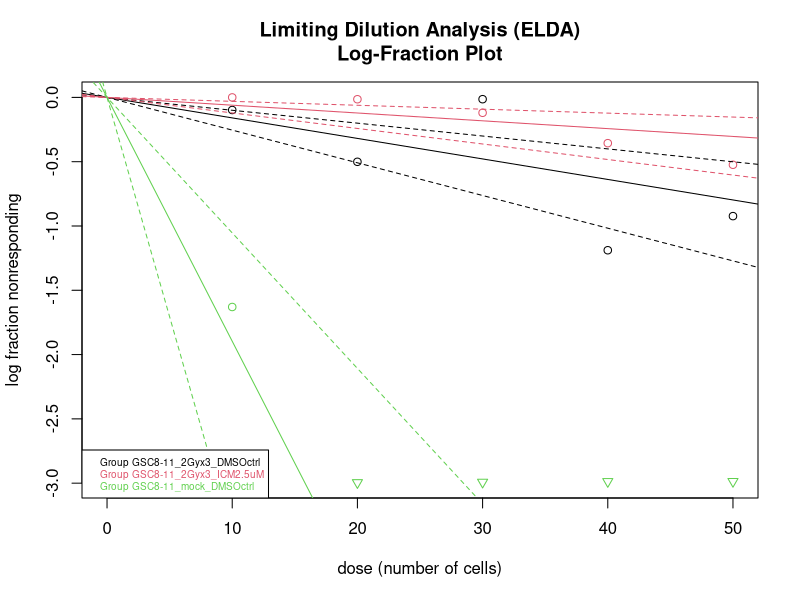

Recreate this plot in R.
library(statmod)

# =============================================================================
# EXTREME LIMITING DILUTION ANALYSIS (ELDA) - COMPLETE WORKFLOW
# =============================================================================
# This script performs a comprehensive ELDA analysis including:
# - Stem cell frequency estimation with confidence intervals
# - Statistical comparison between treatment groups
# - Model validation tests (goodness of fit)
# - Pairwise group comparisons
# - Visualization of results
# =============================================================================

cat("\n")
cat("===============================================================================\n")
cat("           EXTREME LIMITING DILUTION ANALYSIS (ELDA) - START\n")
cat("===============================================================================\n\n")

# -----------------------------------------------------------------------------
# STEP 1: DATA ENTRY
# -----------------------------------------------------------------------------
# Purpose: Create a dataframe containing your experimental data
# Required columns:
#   - cells: number of cells plated per well
#   - positive: number of wells that showed colony growth
#   - tested: total number of wells tested at each dose
#   - group: treatment/condition name for each observation
# -----------------------------------------------------------------------------

cat("LOADING DATA\n")
cat("-----------------------------------------------------------------------------\n")

elda_data <- data.frame(
  cells = c(50, 40, 30, 20, 10, 50, 40, 30, 20, 10, 50, 40, 30, 20, 10),
  positive = c(10, 10, 10, 10, 8, 4, 3, 1, 0, 0, 6, 7, 0, 4, 1),
  tested = rep(10, 15),
  group = c(
    rep("GSC8-11_mock_DMSOctrl", 5),
    rep("GSC8-11_2Gyx3_ICM2.5uM", 5),
    rep("GSC8-11_2Gyx3_DMSOctrl", 5)
  )
)

# Convert group to factor for proper statistical analysis
elda_data$group <- factor(elda_data$group)

cat("Data loaded successfully!\n")
cat("  Number of observations:", nrow(elda_data), "\n")
cat("  Treatment groups:", nlevels(elda_data$group), "\n\n")

# -----------------------------------------------------------------------------
# RUN ELDA ANALYSIS
# -----------------------------------------------------------------------------
# Purpose: Calculate stem cell frequencies using maximum likelihood estimation
# Parameters:
#   - response: number of positive wells
#   - dose: number of cells plated
#   - tested: total wells tested
#   - group: treatment groups
#   - observed: FALSE uses bias-reduced estimates (more accurate)
# -----------------------------------------------------------------------------

cat("RUNNING ELDA ANALYSIS\n")
cat("-----------------------------------------------------------------------------\n")

elda_result <- elda(
  response = elda_data$positive,
  dose = elda_data$cells,
  tested = elda_data$tested,
  group = elda_data$group,
  observed = FALSE  # Use bias-reduced estimates
)

cat("ELDA analysis completed!\n\n")

# -----------------------------------------------------------------------------
# STEM CELL FREQUENCY ESTIMATES
# -----------------------------------------------------------------------------
# Purpose: Display the estimated stem cell frequencies with confidence intervals
# Interpretation: The "Estimate" tells you how many cells are needed to 
#                 contain one stem cell (lower = higher stem cell frequency)
# -----------------------------------------------------------------------------

cat("STEM CELL FREQUENCY ESTIMATES\n")
cat("-----------------------------------------------------------------------------\n")
cat("Interpretation: 'Estimate' = number of cells needed per stem cell\n")
cat("                Lower values indicate HIGHER stem cell content\n\n")

# Create formatted table
freq_table <- data.frame(
  Group = rownames(elda_result$CI),
  Estimate = round(elda_result$CI[, 2], 2),
  Lower_CI = round(elda_result$CI[, 3], 2),
  Upper_CI = round(elda_result$CI[, 1], 2)
)

print(freq_table, row.names = FALSE)
cat("\n\n")

# -----------------------------------------------------------------------------
# OVERALL GROUP COMPARISON
# -----------------------------------------------------------------------------
# Purpose: Test if there are statistically significant differences in stem 
#          cell frequency between ANY of the treatment groups
# Null Hypothesis: All groups have the same stem cell frequency
# -----------------------------------------------------------------------------

cat("OVERALL TEST FOR GROUP DIFFERENCES\n")
cat("-----------------------------------------------------------------------------\n")
cat("Tests: Are there significant differences between ANY groups?\n\n")

# Create formatted table for overall test
overall_table <- data.frame(
  Test = "Overall",
  Chisq = round(as.numeric(elda_result$test.difference[1]), 2),
  DF = as.numeric(elda_result$test.difference[3]),
  P_Value = formatC(as.numeric(elda_result$test.difference[2]), format = "e", digits = 2)
)

print(overall_table, row.names = FALSE)

# Interpretation
overall_p <- as.numeric(elda_result$test.difference[2])
cat("\nInterpretation: ")
if (overall_p < 0.001) {
  cat("*** HIGHLY SIGNIFICANT (p < 0.001) - Groups differ substantially\n\n\n")
} else if (overall_p < 0.05) {
  cat("** SIGNIFICANT (p < 0.05) - Groups show differences\n\n\n")
} else {
  cat("NOT SIGNIFICANT (p >= 0.05) - No evidence of group differences\n\n\n")
}

# -----------------------------------------------------------------------------
# GOODNESS OF FIT TESTS
# -----------------------------------------------------------------------------
# Purpose: Validate that the ELDA model assumptions are met and the fit is good
# Three tests:
#   1. Likelihood Ratio: Tests if groups have parallel slopes (single-hit model)
#   2. Goodness of Fit: Tests if the model fits the observed data adequately
#   3. Overdispersion: Tests for extra variability beyond binomial expectation
# -----------------------------------------------------------------------------

cat("MODEL VALIDATION - GOODNESS OF FIT TESTS\n")
cat("-----------------------------------------------------------------------------\n")
cat("These tests check if the ELDA model assumptions are valid\n\n")

# Prepare data for GLM analysis
# negative = number of wells WITHOUT colonies
negative <- elda_data$tested - elda_data$positive
y <- cbind(elda_data$positive, negative)

# Fit three nested models with increasing complexity:

# Model 1 (Full): Each group gets its own slope AND intercept
#         Formula: y ~ log(cells) * group  (expands to: log(cells) + group + log(cells):group)
#         Interpretation: Groups can have completely different dose-response curves
model_full <- glm(y ~ log(elda_data$cells) * elda_data$group, 
                  family = binomial(link = "cloglog"))

# Model 2 (Single-hit): All groups have SAME slope but different intercepts
#         Formula: y ~ log(cells) + group  (no interaction term)
#         Interpretation: Groups differ in frequency but follow same single-hit kinetics
#         This is the STANDARD ELDA assumption
model_single_hit <- glm(y ~ log(elda_data$cells) + elda_data$group, 
                        family = binomial(link = "cloglog"))

# Model 3 (Null): All groups are identical
#         Formula: y ~ log(cells)  (no group term at all)
#         Interpretation: No differences between groups
model_null <- glm(y ~ log(elda_data$cells), 
                  family = binomial(link = "cloglog"))

# Test 1: Likelihood Ratio Test
# Compares: Single-hit model vs Full model
# Question: Do we need different slopes, or are parallel slopes sufficient?
lr_test <- anova(model_single_hit, model_full, test = "Chisq")

# Test 2: Goodness of Fit (Deviance Test)
# Compares: Model predictions vs observed data
# Question: Does the single-hit model fit the data well?
deviance_test <- model_single_hit$deviance
df_resid <- model_single_hit$df.residual
p_gof <- pchisq(deviance_test, df_resid, lower.tail = FALSE)

# Test 3: Overdispersion Test (Pearson Chi-square)
# Compares: Observed variance vs expected binomial variance
# Question: Is there extra variability beyond what's expected?
fitted_probs <- fitted(model_single_hit)
pearson_resid <- (elda_data$positive - elda_data$tested * fitted_probs) / 
  sqrt(elda_data$tested * fitted_probs * (1 - fitted_probs))
pearson_chisq <- sum(pearson_resid^2)
p_pearson <- pchisq(pearson_chisq, df_resid, lower.tail = FALSE)

# Create formatted results table
gof_table <- data.frame(
  Test = c("Likelihood_Ratio", "Goodness_of_Fit", "Overdispersion"),
  Chisq = round(c(lr_test$Deviance[2], deviance_test, pearson_chisq), 2),
  DF = c(lr_test$Df[2], df_resid, df_resid),
  P_Value = formatC(c(lr_test$`Pr(>Chi)`[2], p_gof, p_pearson), 
                    format = "e", digits = 2)
)

print(gof_table, row.names = FALSE)

# Interpretation of each test
cat("\nInterpretations:\n")
cat("  Likelihood_Ratio: ", 
    ifelse(lr_test$`Pr(>Chi)`[2] > 0.05, 
           "PASS - Parallel slopes OK (single-hit model valid)", 
           "FAIL - Groups have different slopes"), "\n")
cat("  Goodness_of_Fit:  ", 
    ifelse(p_gof > 0.05, 
           "PASS - Model fits data well", 
           "FAIL - Poor model fit"), "\n")
cat("  Overdispersion:   ", 
    ifelse(p_pearson > 0.05, 
           "PASS - No extra variability detected", 
           "FAIL - Extra variability present"), "\n\n\n")

# -----------------------------------------------------------------------------
# PAIRWISE COMPARISONS
# -----------------------------------------------------------------------------
# Purpose: Compare each pair of groups directly to identify which specific
#          groups differ from each other
# Useful when overall test is significant to pinpoint differences
# -----------------------------------------------------------------------------

cat("PAIRWISE COMPARISONS BETWEEN GROUPS\n")
cat("-----------------------------------------------------------------------------\n")
cat("Direct comparison of each group pair\n\n")

# Get list of all groups
groups <- levels(elda_data$group)

# Initialize empty dataframe to store results
pairwise_results <- data.frame()

# Loop through all pairs of groups
for (i in 1:(length(groups) - 1)) {
  for (j in (i + 1):length(groups)) {
    
    # Extract data for just these two groups
    sub_data <- subset(elda_data, group %in% c(groups[i], groups[j]))
    
    # Run ELDA on this pair
    pw_result <- limdil(sub_data$positive, sub_data$cells, 
                        sub_data$tested, sub_data$group)
    
    # Store results in a row
    row <- data.frame(
      Group1 = groups[i],
      Group2 = groups[j],
      Chisq = round(as.numeric(pw_result$test.difference[1]), 2),
      DF = as.numeric(pw_result$test.difference[3]),
      P_Value = formatC(as.numeric(pw_result$test.difference[2]), 
                        format = "e", digits = 2)
    )
    
    # Add row to results table
    pairwise_results <- rbind(pairwise_results, row)
  }
}

# Display results
print(pairwise_results, row.names = FALSE)
cat("\n\n")

# -----------------------------------------------------------------------------
# VISUALIZATION
# -----------------------------------------------------------------------------
# Purpose: Generate a log-fraction plot showing dose-response curves
# The plot shows:
#   - Each group as a separate line
#   - Dots are observed data points
#   - Lines are model fits
#   - Parallel lines indicate valid single-hit model
# -----------------------------------------------------------------------------

cat("GENERATING VISUALIZATION\n")
cat("-----------------------------------------------------------------------------\n")
cat("Creating log-fraction plot...\n\n")

plot(elda_result, main = "Limiting Dilution Analysis (ELDA)\nLog-Fraction Plot")

cat("Plot generated!\n")
cat("  - Each line represents one treatment group\n")
cat("  - Dots show observed data points\n")
cat("  - Lines should be parallel if single-hit model is valid\n")
cat("  - Higher lines = higher stem cell frequency\n\n")

# -----------------------------------------------------------------------------
# ANALYSIS COMPLETE
# -----------------------------------------------------------------------------

cat("===============================================================================\n")
cat("                    ANALYSIS COMPLETE - SUMMARY\n")
cat("===============================================================================\n\n")

cat("Results Summary:\n")
cat("  1. Stem cell frequencies calculated for", nlevels(elda_data$group), "groups\n")
cat("  2. Overall comparison:", 
    ifelse(overall_p < 0.05, "SIGNIFICANT differences found", "No significant differences"), "\n")
cat("  3. Model validation:", 
    ifelse(all(c(lr_test$`Pr(>Chi)`[2], p_gof, p_pearson) > 0.05), 
           "ALL TESTS PASSED", "Some warnings present"), "\n")
cat("  4. Pairwise comparisons: Completed for all group pairs\n")
cat("  5. Visualization: Plot generated\n\n")

cat("Analysis finished successfully!\n")
cat("===============================================================================\n\n")